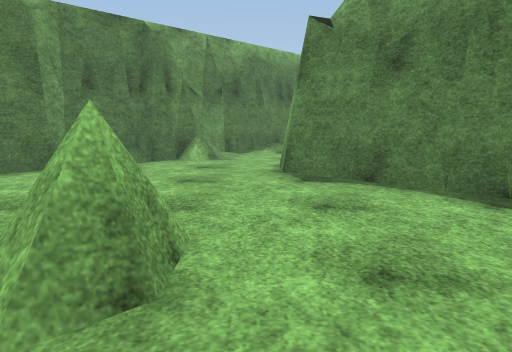
View 1 (above)

18 first-person views from a walk through a 3-D level made in the Unity game engine. The camera is 1.2 m above the floor, tilts 8° down and sees 70° across. The floor is counted in squares, 1 m on a side. Each view is taken from the middle of a square. On the plan, view 1 faces up. The plan holds only what a view shows up to about 15 squares ahead; the rest is blank. The place goes on beyond the plan. The player character is not drawn. Surface patterns are stand-ins for the level's own textures.

View 2
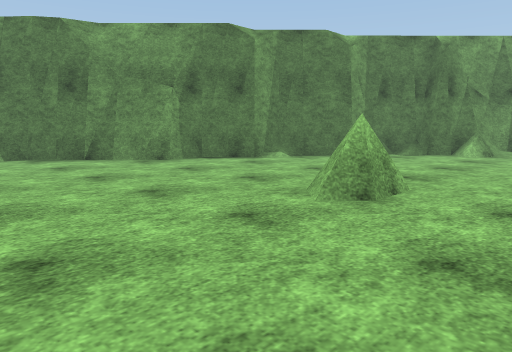

View 3
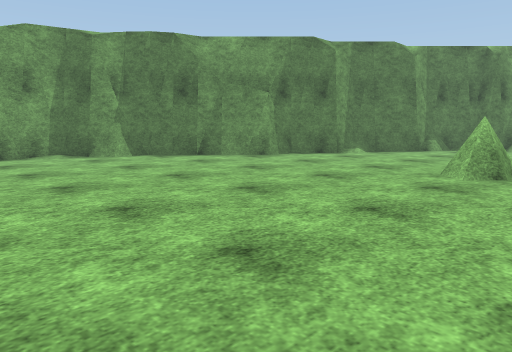

View 4
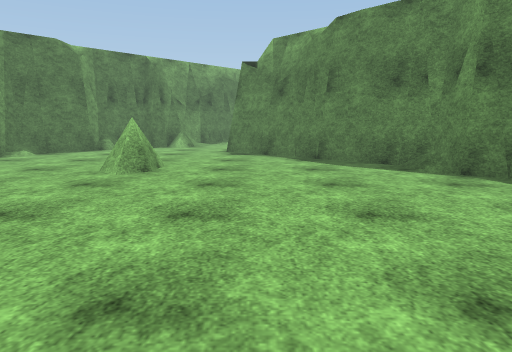

View 5
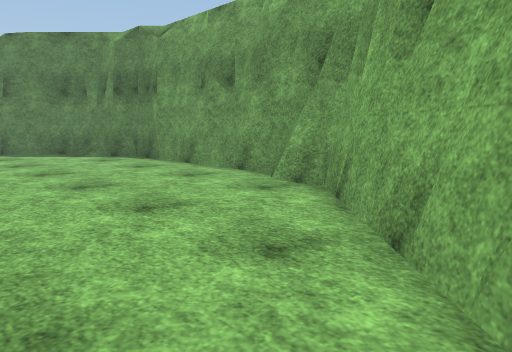

View 6
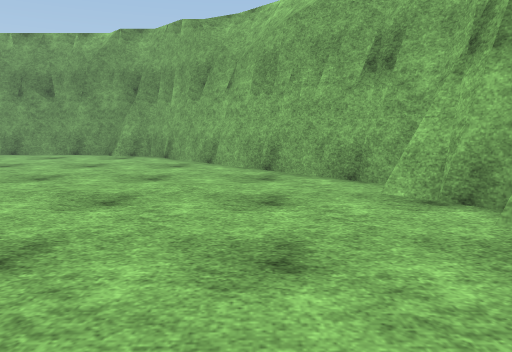

View 7
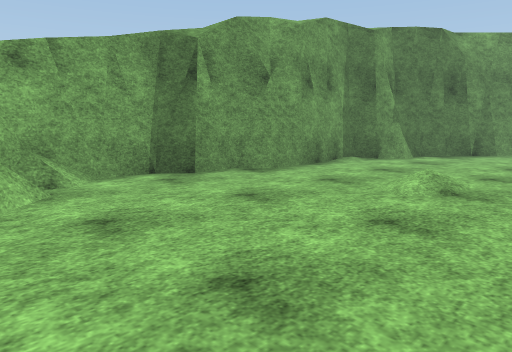

View 8
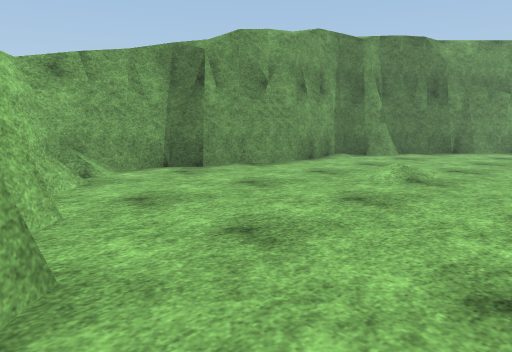

View 9
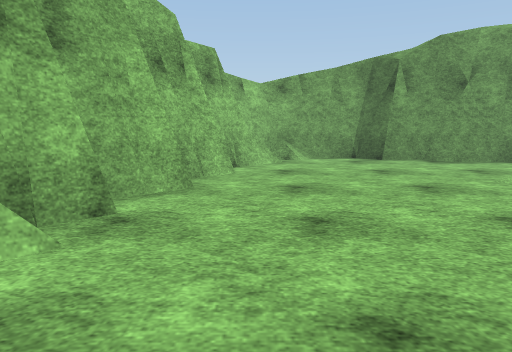

View 10
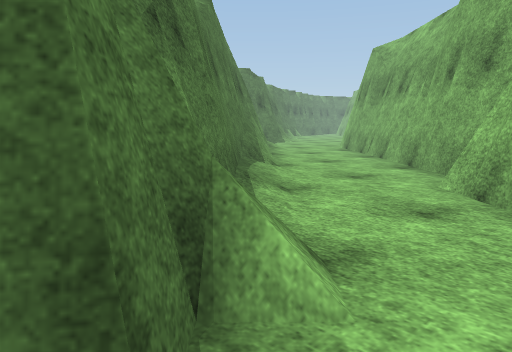

View 11
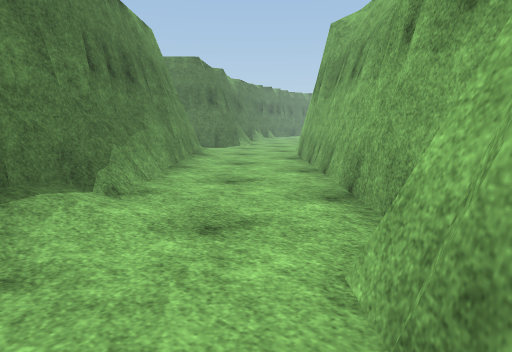

View 12
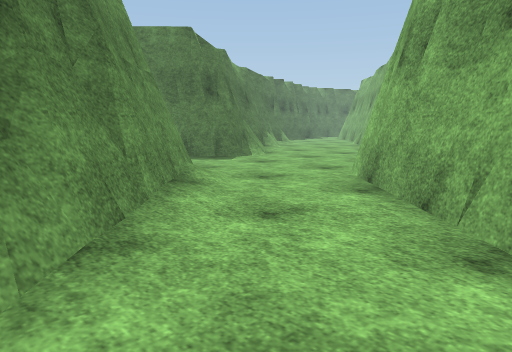

View 13
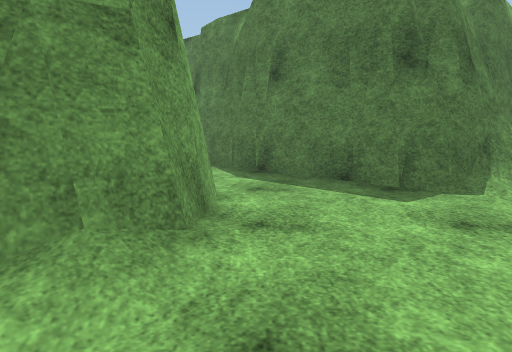

View 14
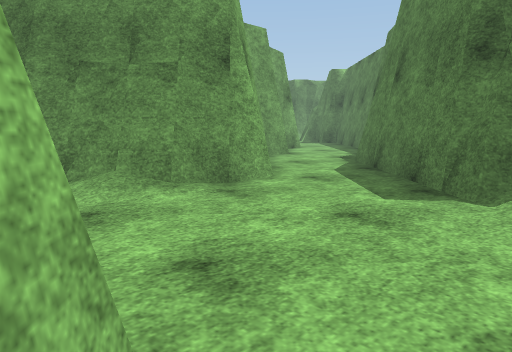

View 15
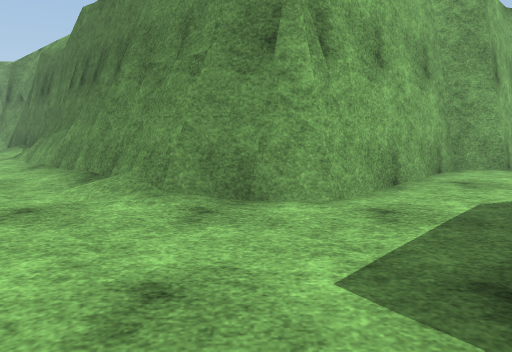

View 16
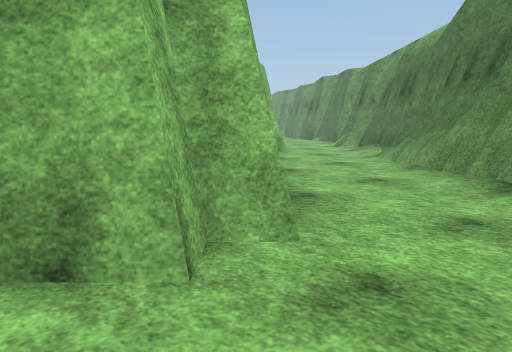

View 17
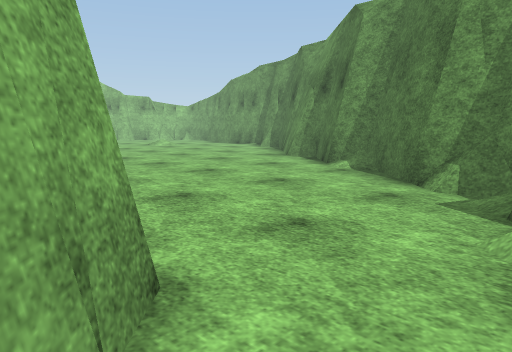

View 18
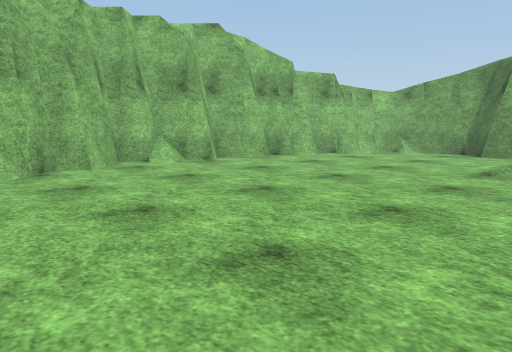

### Floor plan
Key: @ floor where view 1 was taken; # wall or solid block; . floor; / step, stairs or slope; = window, fence, low wall or low ledge; O other object.
Columns run from 15 left of view 1 to 16 right of it. Each row starts with its distance up from view 1.
 31                       #...##
 30                       ##...##  #
 29                        ##...####
 28                         ##...##O
 27                         ##..../.
 26                          #......
 25                         ##......
 24                        ###......
 23                       ###.......
 22                      ###....=.=.
 21                     ##=....####.
 20                    ##=....##  #
 19                  ####....##
 18                 ##//....###
 17                ##//....##
 16               ##/.....###
 15              ##......##
 14             ##......##
 13           ###O....###
 12          ##/.....##
 11          #=.....##
 10         ##......##
  9        ###......##
  8        ##........##
  7        #..........##
  6       ##...........##
  5      ##.............##
  4      ##......==......##
  3     ##.......=#.......#
  2    ##........==.......##
  1   ##...................#
  0   #............@.......#
 -1   #....................#
 -2  ##....................#
 -3  #.....................#
 -4  #.....................#
 -5  #.....................#
 -6 ##... /................#
 -7 ##...//...............##
 -8 #.....................#
 -9 #....................##
-10 #...................##
-11 #..................##
-12 #.................##
-13 ###..............##
-14   ###.=.......=.##
-15     #####.....###
-16        ########

Positions as (right, up) in squares from view 1, and headings:
1: (0, 0), facing up
2: (2, -3), facing up-left
3: (1, -7), facing up-left
4: (2, -7), facing up
5: (1, -12), facing up-right
6: (-7, -12), facing right
7: (-7, -14), facing up-left
8: (-6, -15), facing up-left
9: (-2, -13), facing left
10: (-4, 11), facing up-right
11: (1, 12), facing up-right
12: (5, 17), facing up-right
13: (11, 21), facing up
14: (16, 21), facing up-left
15: (16, 26), facing left
16: (16, 24), facing down-left
17: (2, 13), facing down-left
18: (1, -5), facing down-left
